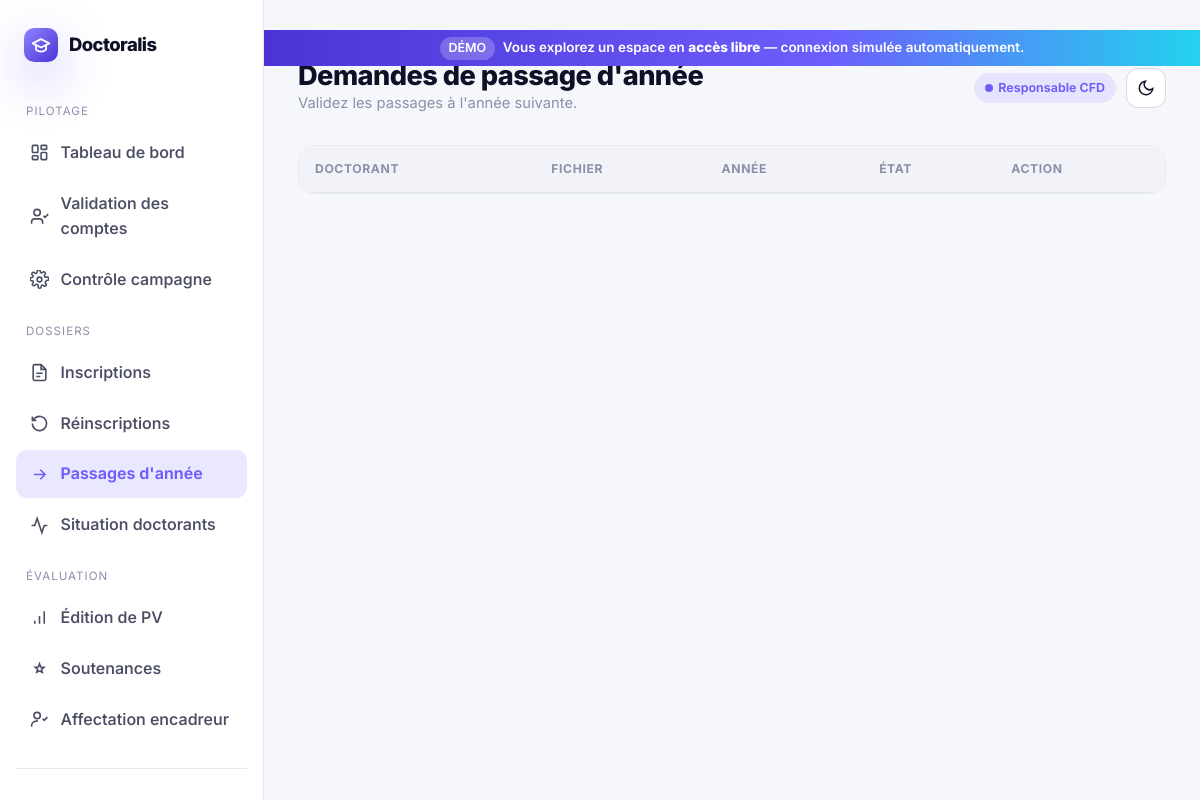
/cfd/demandesPassage/, run on an earlier commit of the app's database.
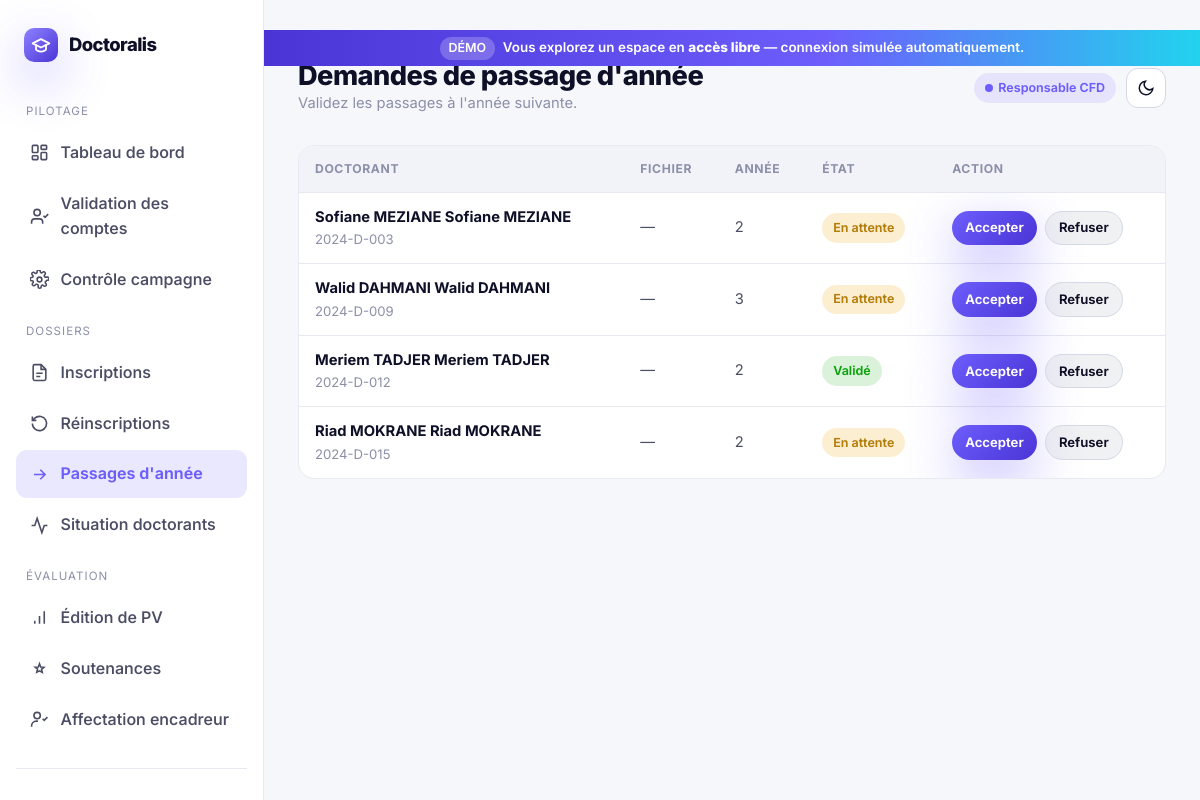
And on a later commit of the database.
### pages/models.py (models this page shows, shortened)
class inscription(models.Model):
    doctorant = models.ForeignKey(Doctorant, on_delete=models.CASCADE, related_name='inscription' ,null=True)
    numero_inscription = models.CharField(max_length=50, null=True)
    nom = models.CharField(max_length=100, null=True)
    prenom = models.CharField(max_length=100, null=True)
    titre_sujet = models.CharField(max_length=200, null=True)
    date_premier_inscription = models.CharField(max_length=50, null=True)
    nom_encadreur = models.CharField(max_length=100, null=True)
    nom_co_encadreur = models.CharField(max_length=100, null=True)
    mail_public = models.CharField(max_length=100, null=True)
    mail_institutionnel = models.CharField(max_length=100, null=True)
    fichier_inscription = models.FileField(upload_to='ficher_inscription/%Y', default=None, null=True)

class reinscription(models.Model):
    doctorant = models.ForeignKey(Doctorant, on_delete=models.CASCADE, related_name='reinscription' ,null=True)
    numero_inscription = models.CharField(max_length=50, null=True)
    nom = models.CharField(max_length=100, null=True)
    prenom = models.CharField(max_length=100, null=True)
    titre_sujet = models.CharField(max_length=200, null=True)
    nouveau_titre_sujet = models.CharField(max_length=200, null=True)
    date_premier_inscription = models.CharField(max_length=50, null=True)
    nom_encadreur = models.CharField(max_length=100, null=True)
    nom_co_encadreur = models.CharField(max_length=100, null=True)
    nouveau_nom_encadreur = models.CharField(max_length=100, null=True)
    nouveau_nom_co_encadreur = models.CharField(max_length=100, null=True)
    mail_public = models.CharField(max_length=100, null=True)
    mail_institutionnel = models.CharField(max_length=100, null=True)
    fichier_inscription = models.FileField(upload_to='ficher_inscription/%Y', default=None, null=True)
    pv_csd = models.FileField(upload_to='ficher_inscription/%Y', default=None, null=True)

class Doctorant(models.Model):
    user = models.OneToOneField(User, on_delete=models.CASCADE)
    fichier_inscription = models.FileField(upload_to='ficher_inscription/%Y', default=None, null=True)
    validation = models.BooleanField(default=False)
    annee = models.CharField(max_length=100)
    encadreur = models.ForeignKey(Encadreur, on_delete=models.CASCADE, related_name='doctorants' ,null=True)

class Passage(models.Model):
    doctorant = models.ForeignKey(Doctorant, on_delete=models.CASCADE, related_name='passage' ,null=True)
    passage_annee_validation = models.BooleanField(default=False)
    fichier_reinscription_passage = models.FileField(upload_to='ficher_inscription/%Y', default=None, null=True)

### cfd/views.py (the view, shortened to what this page needs)
# urls.py: path('demandesPassage/',views.passages_annees,name='demandesPassage'),
def passages_annees(request):
    doctorants = Doctorant.objects.prefetch_related('inscription', 'reinscription','passage').all()
    return render(request, 'admins/passages_annees.html', {'doctorants': doctorants})

### postgraduation/context_processors.py (called while the page is built)
def demo_mode(request):
    return {'DEMO_MODE': getattr(settings, 'DEMO_MODE', False)}

### postgraduation/demo.py (called while the page is built)
    def __call__(self, request):
        return self.get_response(request)

    def process_view(self, request, view_func, view_args, view_kwargs):
        if not getattr(settings, 'DEMO_MODE', False):
            return None
        match = getattr(request, 'resolver_match', None)
        if match is None:
            return None
        name = match.url_name
        if request.method == 'GET' and name in LOGIN_REDIRECTS:
            return redirect(LOGIN_REDIRECTS[name])
        desired = None
        if name in DOCTORANT_URL_NAMES:
            desired = _demo_doctorant_user()
        elif name in ENCADREUR_URL_NAMES:
            desired = _demo_encadreur_user()
        if desired is None:
            return None
        current = getattr(request, 'user', None)
        if current is None or not current.is_authenticated or current.pk != desired.pk:
            login(request, desired, backend=_DEMO_BACKEND)
        return None

### templates/admins/passages_annees.html (shortened to what this page needs)
{% extends 'base_cfd.html' %}
{% block page_title %}Demandes de passage d'année{% endblock %}
{% block page_sub %}Validez les passages à l'année suivante.{% endblock %}
{% block content %}
<div class="table-wrap">
  <table class="data">
    <thead>
      <tr><th>Doctorant</th><th>Fichier</th><th>Année</th><th>État</th><th>Action</th></tr>
    </thead>
    <tbody>
      {% for doctorant in doctorants %}
        {% if doctorant.passage.exists %}
        <tr>
          <td>
            <b>
            {% for inscription in doctorant.inscription.all %}{{ inscription.prenom }} {{ inscription.nom }}{% endfor %}
            {% for reinscription in doctorant.reinscription.all %}{{ reinscription.prenom }} {{ reinscription.nom }}{% endfor %}
            </b>
            <div style="color:var(--muted);font-size:.82rem">{{ doctorant.user }}</div>
          </td>
          <td>
            {% for passage in doctorant.passage.all %}
              {% if passage.fichier_reinscription_passage %}<a href="{{ passage.fichier_reinscription_passage.url }}" target="_blank" style="color:var(--brand-500)">Voir</a>{% else %}—{% endif %}
            {% endfor %}
          </td>
          <td>{{ doctorant.annee }}</td>
          <td>
            {% for passage in doctorant.passage.all %}
              {% if passage.passage_annee_validation %}<span class="badge badge-good">Validé</span>{% else %}<span class="badge badge-warn">En attente</span>{% endif %}
            {% endfor %}
          </td>
          <td>
            <form method="post" action="{% url 'demandesPassage' %}" style="display:flex;gap:8px">
              <button class="btn btn-primary" style="padding:.45em 1em;font-size:.82rem" type="submit" name="action" value="accept">Accepter</button>
              <button class="btn btn-ghost" style="padding:.45em 1em;font-size:.82rem" type="submit" name="action" value="reject">Refuser</button>
            </form>
          </td>
        </tr>
        {% endif %}
      {% empty %}
        <tr><td colspan="5" style="text-align:center;color:var(--muted);padding:28px">Aucune demande de passage.</td></tr>
      {% endfor %}
    </tbody>
  </table>
</div>
{% endblock %}

What changed in the data, as far as the page shows it:
added Doctorant: user "2024-D-003", annee "2"
added inscription: prenom "Sofiane", nom "MEZIANE", shown under "2024-D-003"
added reinscription: prenom "Sofiane", nom "MEZIANE", shown under "2024-D-003"
added Passage: passage_annee_validation "En attente"
added Doctorant: user "2024-D-009", annee "3"
added inscription: prenom "Walid", nom "DAHMANI", shown under "2024-D-009"
added reinscription: prenom "Walid", nom "DAHMANI", shown under "2024-D-009"
added Passage: passage_annee_validation "En attente"
added Doctorant: user "2024-D-012", annee "2"
added inscription: prenom "Meriem", nom "TADJER", shown under "2024-D-012"
added reinscription: prenom "Meriem", nom "TADJER", shown under "2024-D-012"
added Passage: passage_annee_validation "Validé"
added Doctorant: user "2024-D-015", annee "2"
added inscription: prenom "Riad", nom "MOKRANE", shown under "2024-D-015"
added reinscription: prenom "Riad", nom "MOKRANE", shown under "2024-D-015"
added Passage: passage_annee_validation "En attente"
